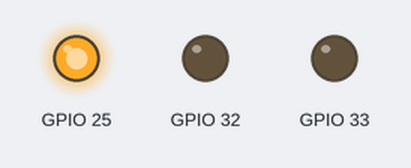
The sketch below on a simulated ESP32. On the bench: output pins drawn as LEDs (lit = HIGH).

Above: at 0.2 s.
At 1.2 s:
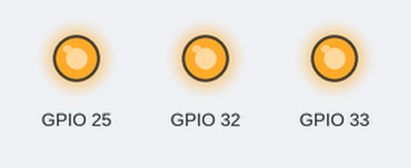
At 1.7 s:
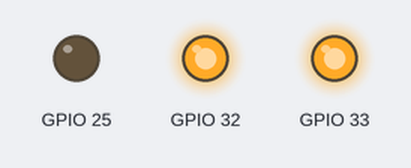
At 2.2 s:
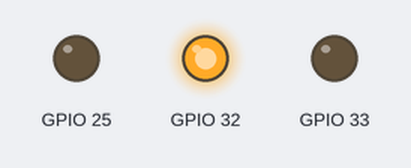
At 3.7 s:
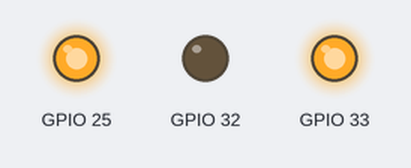
At 5.7 s:
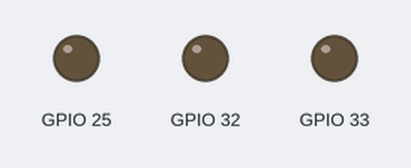
Timing chart, 0 to 6.9 s (numbered marks = the images above):
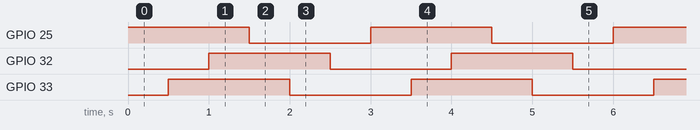

The sketch:

Dynamic_Swipe_Pattern.ino
```cpp
int right[] = { 25, 33, 32 };
void setup() {
  // put your setup code here, to run once:
  pinMode(25, OUTPUT);
  pinMode(33, OUTPUT);
  pinMode(32, OUTPUT);
}

void loop() {
  // put your main code here, to run repeatedly:
  digitalWrite(25, HIGH);
  delay(500);
  digitalWrite(33, HIGH);
  delay(500);
  digitalWrite(32, HIGH);
  delay(500);
  digitalWrite(25, LOW);
  delay(500);
  digitalWrite(33, LOW);
  delay(500);
  digitalWrite(32, LOW);
  delay(500);
}
```

Measured:
- by itself, GPIO 25, GPIO 32, GPIO 33: alternates HIGH for 1.5 s and LOW for 1.5 s
- by itself, everything shown: repeats every 3.0 s, in 6 steps
